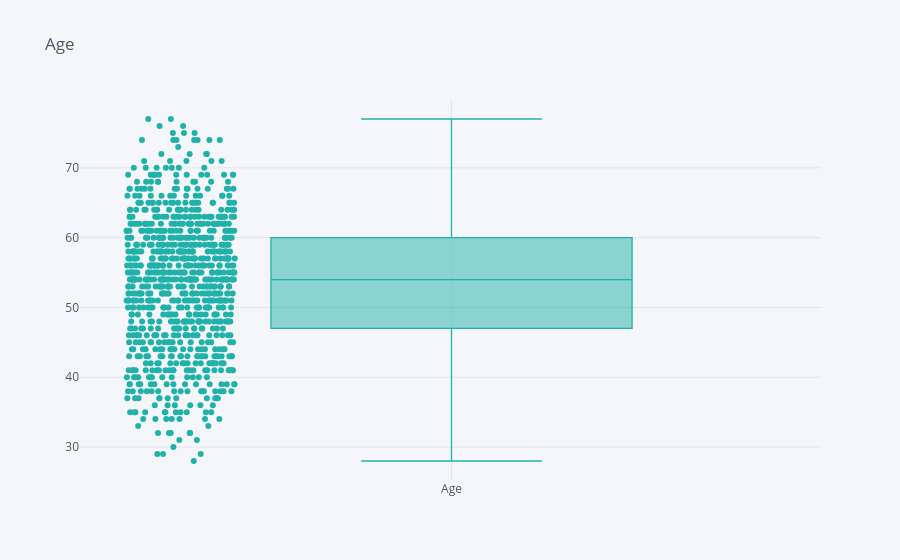
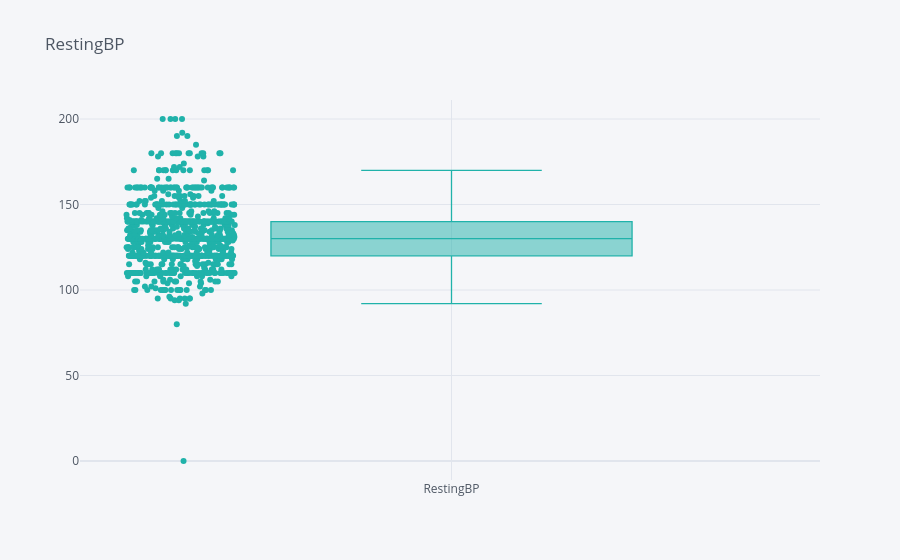
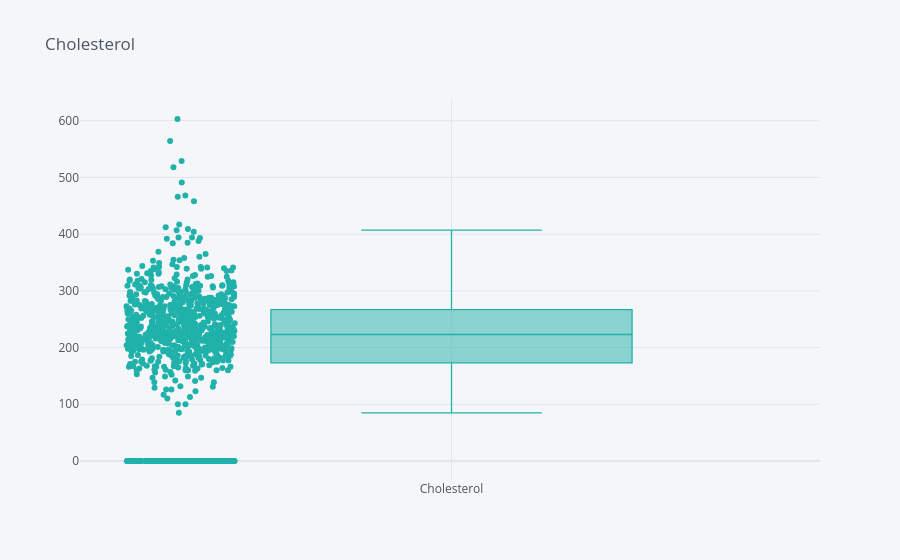
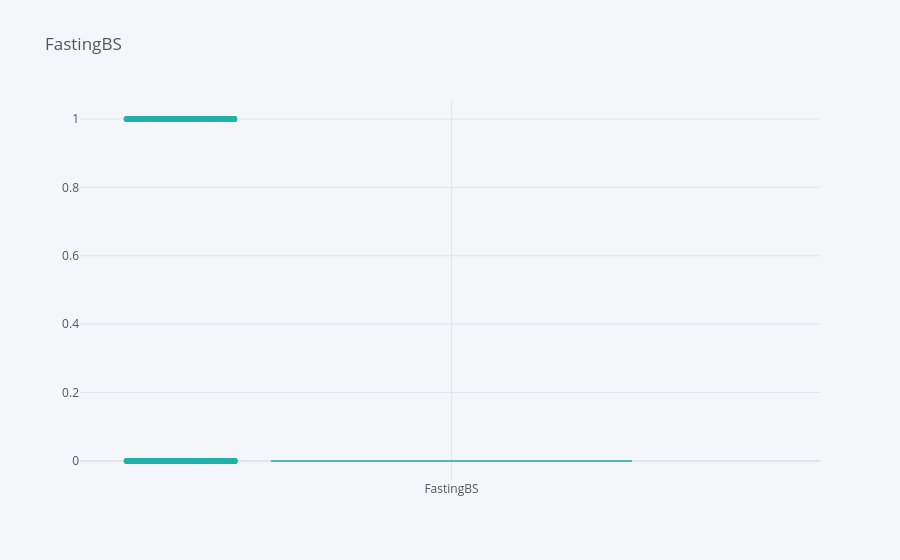

Notebook cell for these charts, in order:
### Code cell
for i in numerical:
    df[i].iplot(kind="box", title=i, boxpoints="all", color='lightseagreen')

### Figure 1 — Plotly figure (JSON) as saved in the notebook; plotly's stock layout.template omitted (floating-point values rounded to 4 significant figures; data arrays with more than 128 entries replaced by an {"elided": "..."} marker saying what was removed)
{"data": [{"boxpoints": "all", "line": {"width": 1.3}, "marker": {"color": "rgba(32, 178, 170, 1.0)"}, "name": "Age", "orientation": "v", "type": "box", "y": {"elided": "918 int values"}}], "layout": {"autosize": true, "legend": {"bgcolor": "#F5F6F9", "font": {"color": "#4D5663"}}, "paper_bgcolor": "#F5F6F9", "plot_bgcolor": "#F5F6F9", "title": {"font": {"color": "#4D5663"}, "text": "Age"}, "xaxis": {"autorange": true, "gridcolor": "#E1E5ED", "range": [-0.5032, 0.5], "showgrid": true, "tickfont": {"color": "#4D5663"}, "title": {"font": {"color": "#4D5663"}, "text": ""}, "type": "category", "zerolinecolor": "#E1E5ED"}, "yaxis": {"autorange": true, "gridcolor": "#E1E5ED", "range": [25.28, 79.72], "showgrid": true, "tickfont": {"color": "#4D5663"}, "title": {"font": {"color": "#4D5663"}, "text": ""}, "type": "linear", "zerolinecolor": "#E1E5ED"}}}

### Figure 2 — Plotly figure (JSON) as saved in the notebook; plotly's stock layout.template omitted (floating-point values rounded to 4 significant figures; data arrays with more than 128 entries replaced by an {"elided": "..."} marker saying what was removed)
{"data": [{"boxpoints": "all", "line": {"width": 1.3}, "marker": {"color": "rgba(32, 178, 170, 1.0)"}, "name": "RestingBP", "orientation": "v", "type": "box", "y": {"elided": "918 int values"}}], "layout": {"autosize": true, "legend": {"bgcolor": "#F5F6F9", "font": {"color": "#4D5663"}}, "paper_bgcolor": "#F5F6F9", "plot_bgcolor": "#F5F6F9", "title": {"font": {"color": "#4D5663"}, "text": "RestingBP"}, "xaxis": {"autorange": true, "gridcolor": "#E1E5ED", "range": [-0.5032, 0.5], "showgrid": true, "tickfont": {"color": "#4D5663"}, "title": {"font": {"color": "#4D5663"}, "text": ""}, "type": "category", "zerolinecolor": "#E1E5ED"}, "yaxis": {"autorange": true, "gridcolor": "#E1E5ED", "range": [-11.11, 211.1], "showgrid": true, "tickfont": {"color": "#4D5663"}, "title": {"font": {"color": "#4D5663"}, "text": ""}, "type": "linear", "zerolinecolor": "#E1E5ED"}}}

### Figure 3 — Plotly figure (JSON) as saved in the notebook; plotly's stock layout.template omitted (floating-point values rounded to 4 significant figures; data arrays with more than 128 entries replaced by an {"elided": "..."} marker saying what was removed)
{"data": [{"boxpoints": "all", "line": {"width": 1.3}, "marker": {"color": "rgba(32, 178, 170, 1.0)"}, "name": "Cholesterol", "orientation": "v", "type": "box", "y": {"elided": "918 int values"}}], "layout": {"autosize": true, "legend": {"bgcolor": "#F5F6F9", "font": {"color": "#4D5663"}}, "paper_bgcolor": "#F5F6F9", "plot_bgcolor": "#F5F6F9", "title": {"font": {"color": "#4D5663"}, "text": "Cholesterol"}, "xaxis": {"autorange": true, "gridcolor": "#E1E5ED", "range": [-0.5032, 0.5], "showgrid": true, "tickfont": {"color": "#4D5663"}, "title": {"font": {"color": "#4D5663"}, "text": ""}, "type": "category", "zerolinecolor": "#E1E5ED"}, "yaxis": {"autorange": true, "gridcolor": "#E1E5ED", "range": [-33.5, 636.5], "showgrid": true, "tickfont": {"color": "#4D5663"}, "title": {"font": {"color": "#4D5663"}, "text": ""}, "type": "linear", "zerolinecolor": "#E1E5ED"}}}

### Figure 4 — Plotly figure (JSON) as saved in the notebook; plotly's stock layout.template omitted (floating-point values rounded to 4 significant figures; data arrays with more than 128 entries replaced by an {"elided": "..."} marker saying what was removed)
{"data": [{"boxpoints": "all", "line": {"width": 1.3}, "marker": {"color": "rgba(32, 178, 170, 1.0)"}, "name": "FastingBS", "orientation": "v", "type": "box", "y": {"elided": "918 int values"}}], "layout": {"autosize": true, "legend": {"bgcolor": "#F5F6F9", "font": {"color": "#4D5663"}}, "paper_bgcolor": "#F5F6F9", "plot_bgcolor": "#F5F6F9", "title": {"font": {"color": "#4D5663"}, "text": "FastingBS"}, "xaxis": {"autorange": true, "gridcolor": "#E1E5ED", "range": [-0.5032, 0.5], "showgrid": true, "tickfont": {"color": "#4D5663"}, "title": {"font": {"color": "#4D5663"}, "text": ""}, "type": "category", "zerolinecolor": "#E1E5ED"}, "yaxis": {"autorange": true, "gridcolor": "#E1E5ED", "range": [-0.05556, 1.056], "showgrid": true, "tickfont": {"color": "#4D5663"}, "title": {"font": {"color": "#4D5663"}, "text": ""}, "type": "linear", "zerolinecolor": "#E1E5ED"}}}
